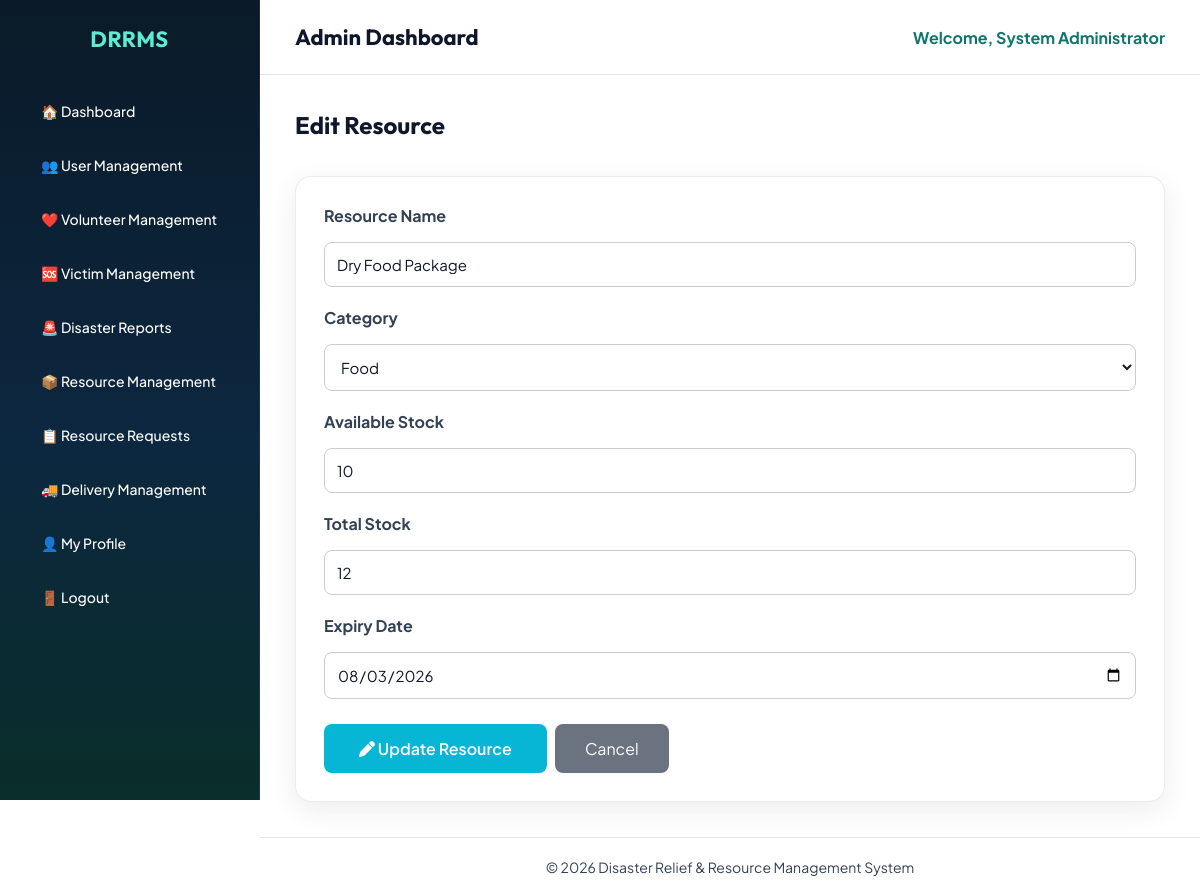
Screenshot of /admin/edit_resource.php?id=3 (signed in) with the database file from the repository.
### tables this page shows
CREATE TABLE `resource` (
  `resource_id` int(11) NOT NULL,
  `resource_name` varchar(100) NOT NULL,
  `category` varchar(50) DEFAULT NULL,
  `available_stock` int(11) DEFAULT 0,
  `total_stock` int(11) DEFAULT 0,
  `expiry_date` date DEFAULT NULL,
  `last_updated` datetime DEFAULT NULL,
  `unit` varchar(20) DEFAULT NULL
);

### admin/edit_resource.php (the view, shortened to what this page needs)
<?php
include("../config/database.php");
$id = (int)$_GET['id'];
$result = mysqli_query($conn,"
SELECT *
FROM resource
WHERE resource_id='$id'
");
$row = mysqli_fetch_assoc($result);
?>
<!DOCTYPE html>
<html lang="en">
<head>
<link rel="stylesheet" href="../css/admin.css">
<link rel="stylesheet"
href="https://cdnjs.cloudflare.com/ajax/libs/font-awesome/6.7.2/css/all.min.css">
</head>
<body>
<div class="dashboard">
<?php include("../includes/admin_sidebar.php"); ?>
<div class="main-content">
<?php include("../includes/admin_header.php"); ?>
<div class="content">
<h2 style="margin-bottom:25px;">
Edit Resource
</h2>
<div class="table-box">
<form method="POST">
<label><b>Resource Name</b></label>
<input
type="text"
name="resource_name"
value="<?php echo $row['resource_name']; ?>"
required
style="width:100%;padding:12px;margin:10px 0 20px;border:1px solid #ccc;border-radius:8px;">
<label><b>Category</b></label>
<select
name="category"
required
style="width:100%;padding:12px;margin:10px 0 20px;border:1px solid #ccc;border-radius:8px;">
<option value="Food"
<?php if($row['category']=="Food") echo "selected"; ?>>
Food
</option>
</select>
<label><b>Available Stock</b></label>
<input
type="number"
name="available_stock"
value="<?php echo $row['available_stock']; ?>"
required
style="width:100%;padding:12px;margin:10px 0 20px;border:1px solid #ccc;border-radius:8px;">
<label><b>Total Stock</b></label>
<input
type="number"
name="total_stock"
value="<?php echo $row['total_stock']; ?>"
required
style="width:100%;padding:12px;margin:10px 0 20px;border:1px solid #ccc;border-radius:8px;">
<label><b>Expiry Date</b></label>
<input
type="date"
name="expiry_date"
value="<?php echo $row['expiry_date']; ?>"
style="width:100%;padding:12px;margin:10px 0 25px;border:1px solid #ccc;border-radius:8px;">
<button
type="submit"
name="update_resource"
style="background:#06B6D4;color:white;border:none;padding:14px 35px;border-radius:8px;font-size:16px;cursor:pointer;">
<i class="fa-solid fa-pen"></i>
Update Resource
</button>
<a
href="resources.php"
style="background:#6B7280;color:white;padding:14px 30px;border-radius:8px;text-decoration:none;">
Cancel
</a>
</form>
</div>
</div>
<?php include("../includes/admin_footer.php"); ?>
</div>
</div>
</body>
</html>

### css/admin.css (style rules this page uses)
:root { --bg-page:#eef4f7; --bg-deep:#061018; --bg-sidebar:#0a1a28; --primary:#14b8a6; --primary-deep:#0f766e; --accent:#f97316; --text:#0f172a; --muted:#64748b; --white:#ffffff; --border:rgba(15,23,42,.08); --gradient-primary:linear-gradient(135deg, #14b8a6 0%, #0e7490 100%); --gradient-accent:linear-gradient(135deg, #f97316 0%, #dc2626 100%); --gradient-sidebar: linear-gradient(180deg, #0a1a28 0%, #0c2740 55%, #0a2e2a 100%); --shadow:0 8px 28px rgba(15,23,42,.08); --font-display:'Outfit',sans-serif; --font-body:'Plus Jakarta Sans',sans-serif; }
* { margin:0; padding:0; box-sizing:border-box; font-family:var(--font-body); }
body { background:#ffffff; color:var(--text); }
h1,h2,h3,.sidebar h2 { font-family:var(--font-display); }
.dashboard { display:flex; min-height:100vh; background:#ffffff; }
.main-content { margin-left:260px; width:calc(100% - 260px); min-height:100vh; background:#ffffff; display:flex; flex-direction:column; }
.content { padding:35px; background:#ffffff; color:#0f172a; flex:1 0 auto; }
.content h2 { color:#0f172a; }
.table-box { margin-top:36px; background:var(--white); border-radius:16px; padding:28px; border:1px solid var(--border); box-shadow:var(--shadow); }
.content form input, .content form select, .content form textarea, .table-box form input, .table-box form select, .table-box form textarea { border:1px solid #dbe4ea; border-radius:10px; padding:11px 14px; font-family:var(--font-body); outline:none; transition:.2s; }
.content form button, .table-box button, a.btn, .btn { background:var(--gradient-primary); color:white; border:none; border-radius:10px; padding:11px 18px; cursor:pointer; font-weight:600; font-family:var(--font-body); text-decoration:none; display:inline-block; transition:.25s; }
.table-box label { display:block; margin-bottom:6px; color:#334155; }
.table-box input, .table-box textarea, .table-box select { width:100%; margin:0 0 18px; padding:13px 14px; border:1px solid #dbe4ea; border-radius:10px; font-family:var(--font-body); font-size:15px; color:#0f172a; background:#ffffff; outline:none; }
.table-box button[type="submit"], .content form button[type="submit"] { background:var(--gradient-primary); color:#ffffff; border:none; border-radius:10px; padding:14px 28px; font-size:15px; font-weight:600; cursor:pointer; }

### rows the page displays
resource: resource_name "Dry Food Package", category "Food", available_stock "10", total_stock "12", expiry_date "08/03/2026"

### other values shown
$_SESSION['name'] "System Administrator"
